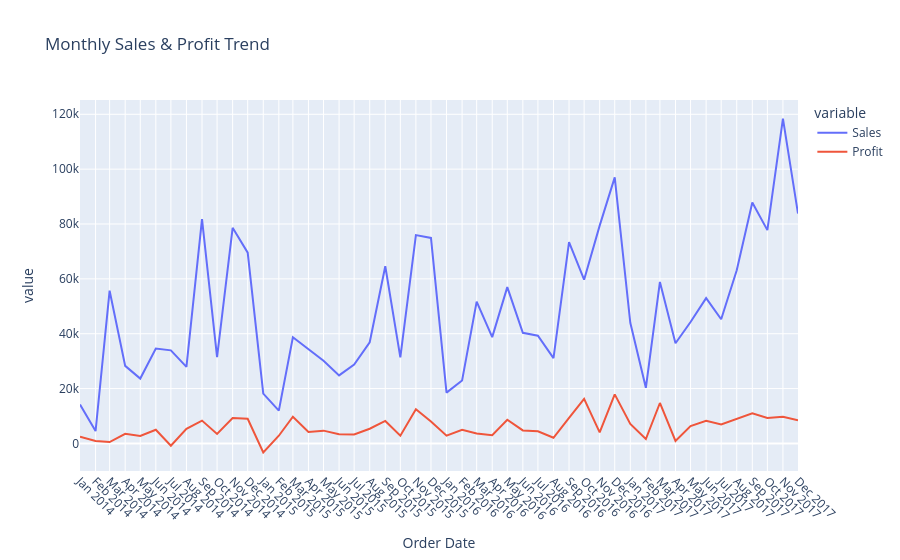

The notebook cell this image was saved under:
### Code cell
year_month=df['Order Date'].dt.to_period('M').dt.to_timestamp()#.strftime('%Y-%m')
month_names=df.groupby(year_month)[['Sales','Profit']].sum().reset_index()
monthly_fig=px.line(month_names,x="Order Date",y=['Sales','Profit'],title="Monthly Sales & Profit Trend")
monthly_fig.update_xaxes(
    tickmode="linear",
    dtick="M1",
    tickangle=45)
# month_names
